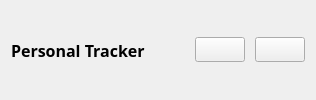
        <widget class="QWidget" name="rightTopBarWidget" native="true">
         <layout class="QHBoxLayout" name="horizontalLayout_3">
          <property name="spacing">
           <number>10</number>
          </property>
          <property name="topMargin">
           <number>0</number>
          </property>
          <property name="rightMargin">
           <number>11</number>
          </property>
          <property name="bottomMargin">
           <number>0</number>
          </property>
          <item>
           <widget class="QLabel" name="nameLabel">
            <property name="font">
             <font>
              <family>Yu Gothic UI Semibold</family>
              <pointsize>12</pointsize>
              <weight>75</weight>
              <bold>true</bold>
             </font>
            </property>
            <property name="text">
             <string>Personal Tracker</string>
            </property>
           </widget>
          </item>
          <item>
           <spacer name="horizontalSpacer_3">
            <property name="orientation">
             <enum>Qt::Horizontal</enum>
            </property>
            <property name="sizeHint" stdset="0">
             <size>
              <width>40</width>
              <height>20</height>
             </size>
            </property>
           </spacer>
          </item>
          <item>
           <widget class="QPushButton" name="collapseWindowBtn">
            <property name="minimumSize">
             <size>
              <width>50</width>
              <height>25</height>
             </size>
            </property>
            <property name="maximumSize">
             <size>
              <width>75</width>
              <height>25</height>
             </size>
            </property>
            <property name="text">
             <string/>
            </property>
            <property name="icon">
             <iconset resource="main_resources.qrc">
              <normaloff>:/newPrefix/icons/collapse.png</normaloff>:/newPrefix/icons/collapse.png</iconset>
            </property>
            <property name="iconSize">
             <size>
              <width>15</width>
              <height>20</height>
             </size>
            </property>
           </widget>
          </item>
          <item>
           <widget class="QPushButton" name="closeWindowBtn">
            <property name="minimumSize">
             <size>
              <width>50</width>
              <height>25</height>
             </size>
            </property>
            <property name="maximumSize">
             <size>
              <width>75</width>
              <height>25</height>
             </size>
            </property>
            <property name="text">
             <string/>
            </property>
            <property name="icon">
             <iconset resource="main_resources.qrc">
              <normaloff>:/newPrefix/icons/close.png</normaloff>:/newPrefix/icons/close.png</iconset>
            </property>
            <property name="iconSize">
             <size>
              <width>15</width>
              <height>20</height>
             </size>
            </property>
           </widget>
          </item>
         </layout>
        </widget>
